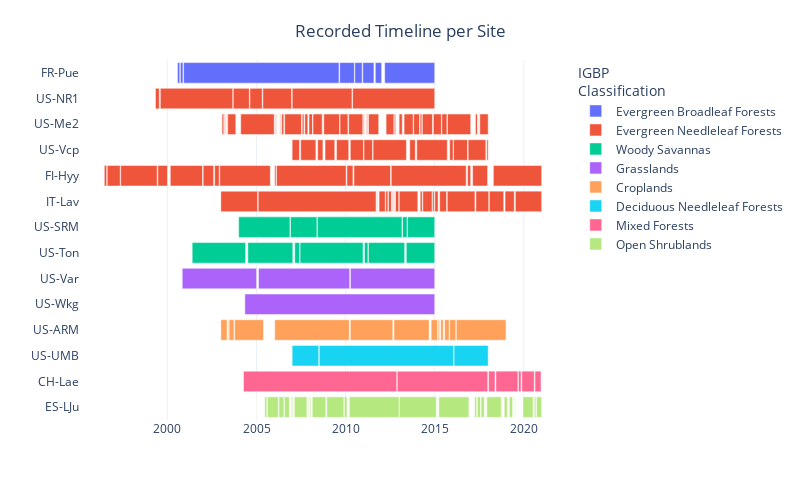

Notebook cell for this chart:
### Code cell
plot_df = intervals_df.merge(sub_df, left_on = 'site_id', right_on = 'site_id')
fig = px.timeline(plot_df, x_start="start", x_end="end", y="site_id", color="IGBP")
fig.update_yaxes(title_text = "", title_standoff = 0,
                 showticklabels=True,
                 autorange="reversed") # otherwise tasks are listed from the bottom up
fig.update_layout(title={'text': "Recorded Timeline per Site",
                         'y':0.95,'x':0.5},
                  height = 500, width = 800,
                  legend_title_text= "IGBP<br>Classification",
                  legend_orientation="v",
                  template='plotly_white')

newnames = {
    'CRO': 'Croplands',
    'DBF': 'Deciduous Needleleaf Forests',
    'EBF': 'Evergreen Broadleaf Forests', 
    'ENF': 'Evergreen Needleleaf Forests',
    'GRA': 'Grasslands',
    'MF' : 'Mixed Forests',
    'OSH': 'Open Shrublands',
    'WSA': 'Woody Savannas'}
fig.for_each_trace(lambda t: t.update(name = newnames[t.name],
                                      legendgroup = newnames[t.name],
                                      hovertemplate = t.hovertemplate.replace(t.name, newnames[t.name])
                                     )
                  )

fig.show()

### Figure 1 — Plotly figure (JSON) as saved in the notebook; plotly's stock layout.template omitted (floating-point values rounded to 4 significant figures)
{"data": [{"alignmentgroup": "True", "base": ["2000-07-26T00:00:00", "2000-09-24T00:00:00", "2000-11-29T00:00:00", "2009-09-02T00:00:00", "2010-07-09T00:00:00", "2010-12-19T00:00:00", "2011-09-01T00:00:00", "2012-03-11T00:00:00"], "hovertemplate": "IGBP=Evergreen Broadleaf Forests<br>start=%{base}<br>end=%{x}<br>site_id=%{y}<extra></extra>", "legendgroup": "Evergreen Broadleaf Forests", "marker": {"color": "#636efa", "pattern": {"shape": ""}}, "name": "Evergreen Broadleaf Forests", "offsetgroup": "EBF", "orientation": "h", "showlegend": true, "textposition": "auto", "type": "bar", "x": [4145400000, 4577400000, 275095800000, 25918200000, 12958200000, 19783800000, 11230200000, 88644600000], "xaxis": "x", "y": ["FR-Pue", "FR-Pue", "FR-Pue", "FR-Pue", "FR-Pue", "FR-Pue", "FR-Pue", "FR-Pue"], "yaxis": "y"}, {"alignmentgroup": "True", "base": ["1999-05-02T00:00:00", "1999-08-10T00:00:00", "2003-09-13T00:00:00", "2004-08-19T00:00:00", "2005-05-11T00:00:00", "2007-01-03T00:00:00", "2010-05-24T00:00:00", "2003-01-26T00:00:00", "2003-03-19T00:00:00", "2003-04-14T00:00:00", "2003-05-21T00:00:00", "2004-02-12T00:00:00", "2006-01-29T00:00:00", "2006-04-25T00:00:00", "2006-05-31T00:00:00", "2006-08-01T00:00:00", "2007-07-27T00:00:00", "2007-09-17T00:00:00", "2007-12-12T00:00:00", "2008-03-04T00:00:00", "2008-10-10T00:00:00", "2009-09-09T00:00:00", "2010-03-04T00:00:00", "2010-12-31T00:00:00", "2011-03-08T00:00:00", "2011-04-15T00:00:00", "2012-04-09T00:00:00", "2012-09-26T00:00:00", "2013-01-01T00:00:00", "2013-04-13T00:00:00", "2013-10-26T00:00:00", "2014-03-08T00:00:00", "2014-04-22T00:00:00", "2014-12-04T00:00:00", "2015-05-27T00:00:00", "2015-09-19T00:00:00", "2017-04-14T00:00:00", "2017-06-08T00:00:00", "2017-07-13T00:00:00", "2007-01-01T00:00:00", "2007-06-26T00:00:00", "2008-06-07T00:00:00", "2008-11-05T00:00:00", "2009-06-28T00:00:00", "2010-04-07T00:00:00", "2011-01-12T00:00:00", "2011-07-18T00:00:00", "2013-08-07T00:00:00", "2013-12-18T00:00:00", "2013-12-29T00:00:00", "2015-11-03T00:00:00", "2016-01-22T00:00:00", "2016-11-16T00:00:00", "2017-12-03T00:00:00", "1996-06-18T00:00:00", "1996-08-18T00:00:00", "1997-05-20T00:00:00", "1999-06-21T00:00:00", "2000-03-01T00:00:00", "2002-01-04T00:00:00", "2002-08-27T00:00:00", "2002-12-10T00:00:00", "2006-01-08T00:00:00", "2006-02-15T00:00:00", "2010-01-28T00:00:00", "2010-06-20T00:00:00", "2012-07-24T00:00:00", "2016-11-04T00:00:00", "2017-02-15T00:00:00", "2018-04-16T00:00:00", "2003-01-01T00:00:00", "2005-02-05T00:00:00", "2011-10-04T00:00:00", "2011-11-17T00:00:00", "2012-04-02T00:00:00", "2012-05-29T00:00:00", "2012-08-22T00:00:00", "2012-09-14T00:00:00", "2012-10-05T00:00:00", "2012-10-19T00:00:00", "2013-01-04T00:00:00", "2014-03-09T00:00:00", "2014-05-02T00:00:00", "2014-11-17T00:00:00", "2015-01-03T00:00:00", "2015-04-12T00:00:00", "2015-09-15T00:00:00", "2017-04-24T00:00:00", "2018-01-25T00:00:00", "2018-12-12T00:00:00", "2019-07-11T00:00:00"], "hovertemplate": "IGBP=Evergreen Needleleaf Forests<br>start=%{base}<br>end=%{x}<br>site_id=%{y}<extra></extra>", "legendgroup": "Evergreen Needleleaf Forests", "marker": {"color": "#EF553B", "pattern": {"shape": ""}}, "name": "Evergreen Needleleaf Forests", "offsetgroup": "ENF", "orientation": "h", "showlegend": true, "textposition": "auto", "type": "bar", "x": [6823800000, 128302200000, 28423800000, 21771000000, 50887800000, 105751800000, 145409400000, 3022200000, 1294200000, 516600000, 14427000000, 59355000000, 1035000000, 1035000000, 3713400000, 29806200000, 3022200000, 5355000000, 6219000000, 16241400000, 27991800000, 13908600000, 25054200000, 1380600000, 1467000000, 18055800000, 13822200000, 2244600000, 5614200000, 15982200000, 10366200000, 3022200000, 17883000000, 14167800000, 8897400000, 41211000000, 3540600000, 257400000, 14859000000, 12958200000, 26868600000, 9329400000, 17278200000, 21684600000, 23326200000, 15204600000, 59009400000, 9847800000, 84600000, 54084600000, 6046200000, 24622200000, 31275000000, 2503800000, 4318200000, 22894200000, 64625400000, 17019000000, 57022200000, 18487800000, 8033400000, 89508600000, 2417400000, 123291000000, 10625400000, 64798200000, 132708600000, 5527800000, 26523000000, 85620600000, 65143800000, 208567800000, 862200000, 10971000000, 3799800000, 5095800000, 948600000, 775800000, 257400000, 5787000000, 32916600000, 3627000000, 16327800000, 2849400000, 5787000000, 12267000000, 48987000000, 22721400000, 25399800000, 16327800000, 46654200000], "xaxis": "x", "y": ["US-NR1", "US-NR1", "US-NR1", "US-NR1", "US-NR1", "US-NR1", "US-NR1", "US-Me2", "US-Me2", "US-Me2", "US-Me2", "US-Me2", "US-Me2", "US-Me2", "US-Me2", "US-Me2", "US-Me2", "US-Me2", "US-Me2", "US-Me2", "US-Me2", "US-Me2", "US-Me2", "US-Me2", "US-Me2", "US-Me2", "US-Me2", "US-Me2", "US-Me2", "US-Me2", "US-Me2", "US-Me2", "US-Me2", "US-Me2", "US-Me2", "US-Me2", "US-Me2", "US-Me2", "US-Me2", "US-Vcp", "US-Vcp", "US-Vcp", "US-Vcp", "US-Vcp", "US-Vcp", "US-Vcp", "US-Vcp", "US-Vcp", "US-Vcp", "US-Vcp", "US-Vcp", "US-Vcp", "US-Vcp", "US-Vcp", "FI-Hyy", "FI-Hyy", "FI-Hyy", "FI-Hyy", "FI-Hyy", "FI-Hyy", "FI-Hyy", "FI-Hyy", "FI-Hyy", "FI-Hyy", "FI-Hyy", "FI-Hyy", "FI-Hyy", "FI-Hyy", "FI-Hyy", "FI-Hyy", "IT-Lav", "IT-Lav", "IT-Lav", "IT-Lav", "IT-Lav", "IT-Lav", "IT-Lav", "IT-Lav", "IT-Lav", "IT-Lav", "IT-Lav", "IT-Lav", "IT-Lav", "IT-Lav", "IT-Lav", "IT-Lav", "IT-Lav", "IT-Lav", "IT-Lav", "IT-Lav", "IT-Lav"], "yaxis": "y"}, {"alignmentgroup": "True", "base": ["2004-01-01T00:00:00", "2006-11-29T00:00:00", "2008-06-02T00:00:00", "2013-03-13T00:00:00", "2013-06-23T00:00:00", "2001-05-24T00:00:00", "2004-07-07T00:00:00", "2007-02-23T00:00:00", "2007-06-13T00:00:00", "2011-01-04T00:00:00", "2011-01-22T00:00:00", "2011-04-13T00:00:00", "2013-05-28T00:00:00"], "hovertemplate": "IGBP=Woody Savannas<br>start=%{base}<br>end=%{x}<br>site_id=%{y}<extra></extra>", "legendgroup": "Woody Savannas", "marker": {"color": "#00cc96", "pattern": {"shape": ""}}, "name": "Woody Savannas", "offsetgroup": "WSA", "orientation": "h", "showlegend": true, "textposition": "auto", "type": "bar", "x": [90804600000, 46740600000, 149729400000, 7947000000, 48123000000, 94606200000, 79659000000, 8638200000, 111454200000, 603000000, 6132600000, 64193400000, 50369400000], "xaxis": "x", "y": ["US-SRM", "US-SRM", "US-SRM", "US-SRM", "US-SRM", "US-Ton", "US-Ton", "US-Ton", "US-Ton", "US-Ton", "US-Ton", "US-Ton", "US-Ton"], "yaxis": "y"}, {"alignmentgroup": "True", "base": ["2000-11-01T00:00:00", "2005-02-11T00:00:00", "2010-04-10T00:00:00", "2004-05-07T00:00:00"], "hovertemplate": "IGBP=Grasslands<br>start=%{base}<br>end=%{x}<br>site_id=%{y}<extra></extra>", "legendgroup": "Grasslands", "marker": {"color": "#ab63fa", "pattern": {"shape": ""}}, "name": "Grasslands", "offsetgroup": "GRA", "orientation": "h", "showlegend": true, "textposition": "auto", "type": "bar", "x": [131671800000, 161393400000, 149211000000, 336180600000], "xaxis": "x", "y": ["US-Var", "US-Var", "US-Var", "US-Wkg"], "yaxis": "y"}, {"alignmentgroup": "True", "base": ["2003-01-01T00:00:00", "2003-05-25T00:00:00", "2003-06-21T00:00:00", "2003-10-11T00:00:00", "2006-01-09T00:00:00", "2010-04-07T00:00:00", "2012-09-18T00:00:00", "2014-10-20T00:00:00", "2015-03-14T00:00:00", "2015-05-02T00:00:00", "2015-07-23T00:00:00", "2015-11-03T00:00:00", "2016-03-18T00:00:00"], "hovertemplate": "IGBP=Croplands<br>start=%{base}<br>end=%{x}<br>site_id=%{y}<extra></extra>", "legendgroup": "Croplands", "marker": {"color": "#FFA15A", "pattern": {"shape": ""}}, "name": "Croplands", "offsetgroup": "CRO", "orientation": "h", "showlegend": true, "textposition": "auto", "type": "bar", "x": [10971000000, 1467000000, 8465400000, 51147000000, 131931000000, 75252600000, 62206200000, 11230200000, 2244600000, 4577400000, 7947000000, 10884600000, 88039800000], "xaxis": "x", "y": ["US-ARM", "US-ARM", "US-ARM", "US-ARM", "US-ARM", "US-ARM", "US-ARM", "US-ARM", "US-ARM", "US-ARM", "US-ARM", "US-ARM", "US-ARM"], "yaxis": "y"}, {"alignmentgroup": "True", "base": ["2007-01-01T00:00:00", "2008-07-10T00:00:00", "2016-02-01T00:00:00"], "hovertemplate": "IGBP=Deciduous Needleleaf Forests<br>start=%{base}<br>end=%{x}<br>site_id=%{y}<extra></extra>", "legendgroup": "Deciduous Needleleaf Forests", "marker": {"color": "#19d3f3", "pattern": {"shape": ""}}, "name": "Deciduous Needleleaf Forests", "offsetgroup": "DBF", "orientation": "h", "showlegend": true, "textposition": "auto", "type": "bar", "x": [47172600000, 237771000000, 60478200000], "xaxis": "x", "y": ["US-UMB", "US-UMB", "US-UMB"], "yaxis": "y"}, {"alignmentgroup": "True", "base": ["2004-04-09T00:00:00", "2012-11-25T00:00:00", "2018-01-09T00:00:00", "2018-06-08T00:00:00", "2019-09-12T00:00:00", "2019-11-20T00:00:00", "2020-08-17T00:00:00"], "hovertemplate": "IGBP=Mixed Forests<br>start=%{base}<br>end=%{x}<br>site_id=%{y}<extra></extra>", "legendgroup": "Mixed Forests", "marker": {"color": "#FF6692", "pattern": {"shape": ""}}, "name": "Mixed Forests", "offsetgroup": "MF", "orientation": "h", "showlegend": true, "textposition": "auto", "type": "bar", "x": [271467000000, 160097400000, 11316600000, 38878200000, 4577400000, 22116600000, 10625400000], "xaxis": "x", "y": ["CH-Lae", "CH-Lae", "CH-Lae", "CH-Lae", "CH-Lae", "CH-Lae", "CH-Lae"], "yaxis": "y"}, {"alignmentgroup": "True", "base": ["2005-01-01T00:00:00", "2005-06-18T00:00:00", "2005-08-11T00:00:00", "2006-04-06T00:00:00", "2006-07-28T00:00:00", "2006-12-21T00:00:00", "2007-02-16T00:00:00", "2007-11-22T00:00:00", "2007-12-24T00:00:00", "2008-02-18T00:00:00", "2008-12-12T00:00:00", "2009-12-06T00:00:00", "2010-03-18T00:00:00", "2013-01-10T00:00:00", "2015-03-26T00:00:00", "2017-03-29T00:00:00", "2017-05-24T00:00:00", "2017-08-09T00:00:00", "2017-12-03T00:00:00", "2018-11-25T00:00:00", "2019-03-12T00:00:00", "2019-06-26T00:00:00", "2019-12-13T00:00:00", "2020-08-04T00:00:00", "2020-09-16T00:00:00"], "hovertemplate": "IGBP=Open Shrublands<br>start=%{base}<br>end=%{x}<br>site_id=%{y}<extra></extra>", "legendgroup": "Open Shrublands", "marker": {"color": "#B6E880", "pattern": {"shape": ""}}, "name": "Open Shrublands", "offsetgroup": "OSH", "orientation": "h", "showlegend": true, "textposition": "auto", "type": "bar", "x": [516600000, 3713400000, 19524600000, 8724600000, 8724600000, 1899000000, 22203000000, 689400000, 1985400000, 23931000000, 30151800000, 4663800000, 88039800000, 65143800000, 53307000000, 3540600000, 5527800000, 5527800000, 25659000000, 5527800000, 5527800000, 862200000, 17969400000, 2676600000, 9243000000], "xaxis": "x", "y": ["ES-LJu", "ES-LJu", "ES-LJu", "ES-LJu", "ES-LJu", "ES-LJu", "ES-LJu", "ES-LJu", "ES-LJu", "ES-LJu", "ES-LJu", "ES-LJu", "ES-LJu", "ES-LJu", "ES-LJu", "ES-LJu", "ES-LJu", "ES-LJu", "ES-LJu", "ES-LJu", "ES-LJu", "ES-LJu", "ES-LJu", "ES-LJu", "ES-LJu"], "yaxis": "y"}], "layout": {"barmode": "overlay", "height": 500, "legend": {"orientation": "v", "title": {"text": "IGBP<br>Classification"}, "tracegroupgap": 0}, "margin": {"t": 60}, "title": {"text": "Recorded Timeline per Site", "x": 0.5, "y": 0.95}, "width": 800, "xaxis": {"anchor": "y", "domain": [0, 1], "type": "date"}, "yaxis": {"anchor": "x", "autorange": "reversed", "domain": [0, 1], "showticklabels": true, "title": {"standoff": 0, "text": ""}}}}
